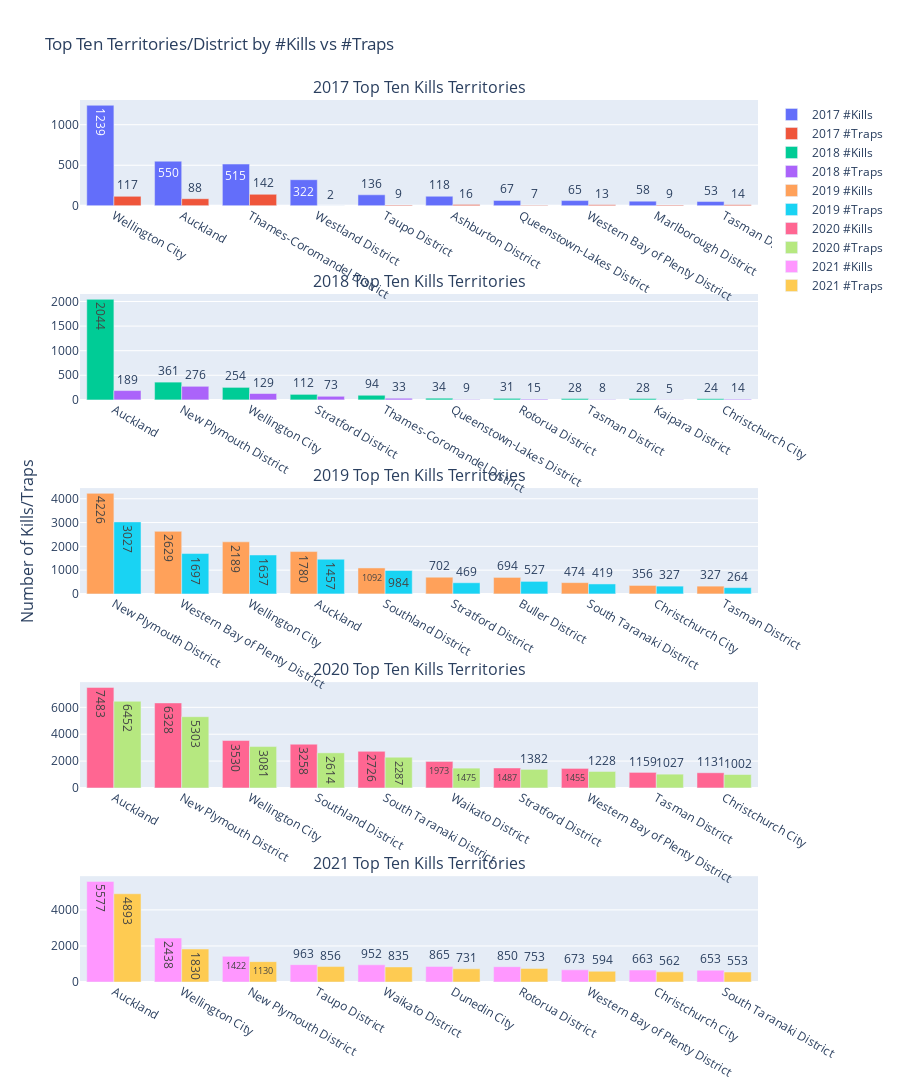

This figure's notebook cell:
### Code cell
import plotly.graph_objects as go
from plotly.subplots import make_subplots

fig = make_subplots(rows=5, cols=1, row_heights=[300, 300, 300, 300, 300], shared_yaxes=True,
                    subplot_titles=["2017 Top Ten Kills Territories",
                                    "2018 Top Ten Kills Territories",
                                    "2019 Top Ten Kills Territories",
                                    "2020 Top Ten Kills Territories",
                                    "2021 Top Ten Kills Territories", ],
                    y_title="Number of Kills/Traps")
# 2017
year_2017_stats = yearly_stats[yearly_stats["YEAR"]=="2017"]
fig.add_trace(
    go.Bar(x=year_2017_stats.TERRITORIAL_AUTHORITY, y=year_2017_stats.NUM_KILLS, text=year_2017_stats.NUM_KILLS,
           name="2017 #Kills"), 1, 1)
fig.add_trace(
    go.Bar(x=year_2017_stats.TERRITORIAL_AUTHORITY, y=year_2017_stats.NUM_TRAPS, text=year_2017_stats.NUM_TRAPS,
           name="2017 #Traps"), 1, 1)

year_2018_stats = yearly_stats[yearly_stats["YEAR"] == "2018"]
fig.add_trace(
    go.Bar(x=year_2018_stats.TERRITORIAL_AUTHORITY, y=year_2018_stats.NUM_KILLS, text=year_2018_stats.NUM_KILLS,
           name="2018 #Kills", ), 2, 1
)
fig.add_trace(
    go.Bar(x=year_2018_stats.TERRITORIAL_AUTHORITY, y=year_2018_stats.NUM_TRAPS, text=year_2018_stats.NUM_TRAPS,
           name="2018 #Traps", ), 2, 1
)

year_2019_stats = yearly_stats[yearly_stats["YEAR"]=="2019"]
fig.add_trace(
    go.Bar(x=year_2019_stats.TERRITORIAL_AUTHORITY, y=year_2019_stats.NUM_KILLS, text=year_2019_stats.NUM_KILLS,
           name="2019 #Kills"), 3, 1
)
fig.add_trace(
    go.Bar(x=year_2019_stats.TERRITORIAL_AUTHORITY, y=year_2019_stats.NUM_TRAPS, text=year_2019_stats.NUM_TRAPS,
           name="2019 #Traps"), 3, 1
)

year_2020_stats = yearly_stats[yearly_stats["YEAR"]=="2020"]
fig.add_trace(
    go.Bar(x=year_2020_stats.TERRITORIAL_AUTHORITY, y=year_2020_stats.NUM_KILLS, text=year_2020_stats.NUM_KILLS,
           name="2020 #Kills"), 4, 1
)
fig.add_trace(
    go.Bar(x=year_2020_stats.TERRITORIAL_AUTHORITY, y=year_2020_stats.NUM_TRAPS, text=year_2020_stats.NUM_TRAPS,
           name="2020 #Traps"), 4, 1
)

year_2021_stats = yearly_stats[yearly_stats["YEAR"]=="2021"]
fig.add_trace(
    go.Bar(x=year_2021_stats.TERRITORIAL_AUTHORITY, y=year_2021_stats.NUM_KILLS, text=year_2021_stats.NUM_KILLS,
           name="2021 #Kills"), 5, 1
)
fig.add_trace(
    go.Bar(x=year_2021_stats.TERRITORIAL_AUTHORITY, y=year_2021_stats.NUM_TRAPS, text=year_2021_stats.NUM_TRAPS,
           name="2021 #Traps"), 5, 1
)

fig.update_layout(
    height=2000,
    barmode="group",
    title_text="Top Ten Territories/District by #Kills vs #Traps",
)

fig.show()

### Figure 1 — Plotly figure (JSON) as saved in the notebook; plotly's stock layout.template omitted (floating-point values rounded to 4 significant figures)
{"data": [{"name": "2017 #Kills", "text": [1239.0, 550.0, 515.0, 322.0, 136.0, 118.0, 67.0, 65.0, 58.0, 53.0], "type": "bar", "x": ["Wellington City", "Auckland", "Thames-Coromandel District", "Westland District", "Taupo District", "Ashburton District", "Queenstown-Lakes District", "Western Bay of Plenty District", "Marlborough District", "Tasman District"], "xaxis": "x", "y": [1239, 550, 515, 322, 136, 118, 67, 65, 58, 53], "yaxis": "y"}, {"name": "2017 #Traps", "text": [117.0, 88.0, 142.0, 2.0, 9.0, 16.0, 7.0, 13.0, 9.0, 14.0], "type": "bar", "x": ["Wellington City", "Auckland", "Thames-Coromandel District", "Westland District", "Taupo District", "Ashburton District", "Queenstown-Lakes District", "Western Bay of Plenty District", "Marlborough District", "Tasman District"], "xaxis": "x", "y": [117, 88, 142, 2, 9, 16, 7, 13, 9, 14], "yaxis": "y"}, {"name": "2018 #Kills", "text": [2044.0, 361.0, 254.0, 112.0, 94.0, 34.0, 31.0, 28.0, 28.0, 24.0], "type": "bar", "x": ["Auckland", "New Plymouth District", "Wellington City", "Stratford District", "Thames-Coromandel District", "Queenstown-Lakes District", "Rotorua District", "Tasman District", "Kaipara District", "Christchurch City"], "xaxis": "x2", "y": [2044, 361, 254, 112, 94, 34, 31, 28, 28, 24], "yaxis": "y2"}, {"name": "2018 #Traps", "text": [189.0, 276.0, 129.0, 73.0, 33.0, 9.0, 15.0, 8.0, 5.0, 14.0], "type": "bar", "x": ["Auckland", "New Plymouth District", "Wellington City", "Stratford District", "Thames-Coromandel District", "Queenstown-Lakes District", "Rotorua District", "Tasman District", "Kaipara District", "Christchurch City"], "xaxis": "x2", "y": [189, 276, 129, 73, 33, 9, 15, 8, 5, 14], "yaxis": "y2"}, {"name": "2019 #Kills", "text": [4226.0, 2629.0, 2189.0, 1780.0, 1092.0, 702.0, 694.0, 474.0, 356.0, 327.0], "type": "bar", "x": ["New Plymouth District", "Western Bay of Plenty District", "Wellington City", "Auckland", "Southland District", "Stratford District", "Buller District", "South Taranaki District", "Christchurch City", "Tasman District"], "xaxis": "x3", "y": [4226, 2629, 2189, 1780, 1092, 702, 694, 474, 356, 327], "yaxis": "y3"}, {"name": "2019 #Traps", "text": [3027.0, 1697.0, 1637.0, 1457.0, 984.0, 469.0, 527.0, 419.0, 327.0, 264.0], "type": "bar", "x": ["New Plymouth District", "Western Bay of Plenty District", "Wellington City", "Auckland", "Southland District", "Stratford District", "Buller District", "South Taranaki District", "Christchurch City", "Tasman District"], "xaxis": "x3", "y": [3027, 1697, 1637, 1457, 984, 469, 527, 419, 327, 264], "yaxis": "y3"}, {"name": "2020 #Kills", "text": [7483.0, 6328.0, 3530.0, 3258.0, 2726.0, 1973.0, 1487.0, 1455.0, 1159.0, 1131.0], "type": "bar", "x": ["Auckland", "New Plymouth District", "Wellington City", "Southland District", "South Taranaki District", "Waikato District", "Stratford District", "Western Bay of Plenty District", "Tasman District", "Christchurch City"], "xaxis": "x4", "y": [7483, 6328, 3530, 3258, 2726, 1973, 1487, 1455, 1159, 1131], "yaxis": "y4"}, {"name": "2020 #Traps", "text": [6452.0, 5303.0, 3081.0, 2614.0, 2287.0, 1475.0, 1382.0, 1228.0, 1027.0, 1002.0], "type": "bar", "x": ["Auckland", "New Plymouth District", "Wellington City", "Southland District", "South Taranaki District", "Waikato District", "Stratford District", "Western Bay of Plenty District", "Tasman District", "Christchurch City"], "xaxis": "x4", "y": [6452, 5303, 3081, 2614, 2287, 1475, 1382, 1228, 1027, 1002], "yaxis": "y4"}, {"name": "2021 #Kills", "text": [5577.0, 2438.0, 1422.0, 963.0, 952.0, 865.0, 850.0, 673.0, 663.0, 653.0], "type": "bar", "x": ["Auckland", "Wellington City", "New Plymouth District", "Taupo District", "Waikato District", "Dunedin City", "Rotorua District", "Western Bay of Plenty District", "Christchurch City", "South Taranaki District"], "xaxis": "x5", "y": [5577, 2438, 1422, 963, 952, 865, 850, 673, 663, 653], "yaxis": "y5"}, {"name": "2021 #Traps", "text": [4893.0, 1830.0, 1130.0, 856.0, 835.0, 731.0, 753.0, 594.0, 562.0, 553.0], "type": "bar", "x": ["Auckland", "Wellington City", "New Plymouth District", "Taupo District", "Waikato District", "Dunedin City", "Rotorua District", "Western Bay of Plenty District", "Christchurch City", "South Taranaki District"], "xaxis": "x5", "y": [4893, 1830, 1130, 856, 835, 731, 753, 594, 562, 553], "yaxis": "y5"}], "layout": {"annotations": [{"font": {"size": 16}, "showarrow": false, "text": "2017 Top Ten Kills Territories", "x": 0.5, "xanchor": "center", "xref": "paper", "y": 1, "yanchor": "bottom", "yref": "paper"}, {"font": {"size": 16}, "showarrow": false, "text": "2018 Top Ten Kills Territories", "x": 0.5, "xanchor": "center", "xref": "paper", "y": 0.78, "yanchor": "bottom", "yref": "paper"}, {"font": {"size": 16}, "showarrow": false, "text": "2019 Top Ten Kills Territories", "x": 0.5, "xanchor": "center", "xref": "paper", "y": 0.56, "yanchor": "bottom", "yref": "paper"}, {"font": {"size": 16}, "showarrow": false, "text": "2020 Top Ten Kills Territories", "x": 0.5, "xanchor": "center", "xref": "paper", "y": 0.34, "yanchor": "bottom", "yref": "paper"}, {"font": {"size": 16}, "showarrow": false, "text": "2021 Top Ten Kills Territories", "x": 0.5, "xanchor": "center", "xref": "paper", "y": 0.12, "yanchor": "bottom", "yref": "paper"}, {"font": {"size": 16}, "showarrow": false, "text": "Number of Kills/Traps", "textangle": -90, "x": 0, "xanchor": "right", "xref": "paper", "xshift": -40, "y": 0.5, "yanchor": "middle", "yref": "paper"}], "barmode": "group", "height": 2000, "title": {"text": "Top Ten Territories/District by #Kills vs #Traps"}, "xaxis": {"anchor": "y", "domain": [0, 1]}, "xaxis2": {"anchor": "y2", "domain": [0, 1]}, "xaxis3": {"anchor": "y3", "domain": [0, 1]}, "xaxis4": {"anchor": "y4", "domain": [0, 1]}, "xaxis5": {"anchor": "y5", "domain": [0, 1]}, "yaxis": {"anchor": "x", "domain": [0.88, 1]}, "yaxis2": {"anchor": "x2", "domain": [0.66, 0.78]}, "yaxis3": {"anchor": "x3", "domain": [0.44, 0.56]}, "yaxis4": {"anchor": "x4", "domain": [0.22, 0.34]}, "yaxis5": {"anchor": "x5", "domain": [0, 0.12]}}}
